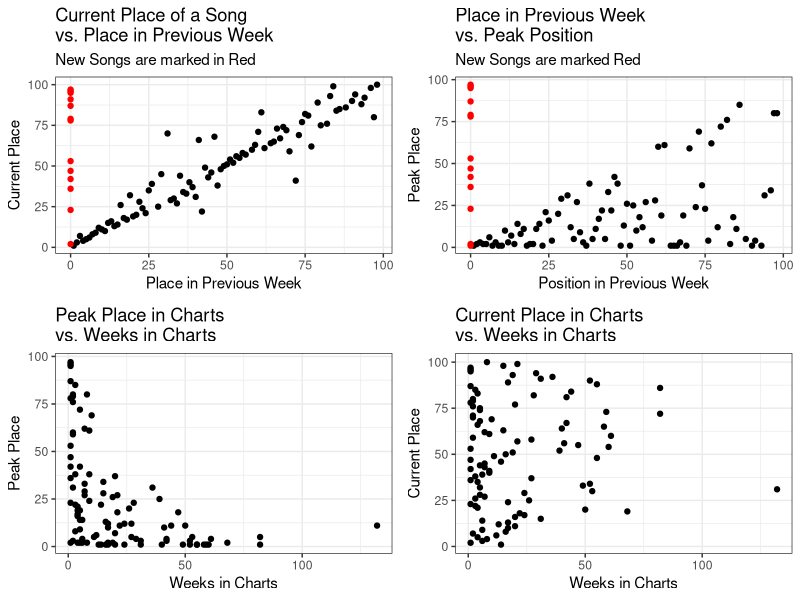
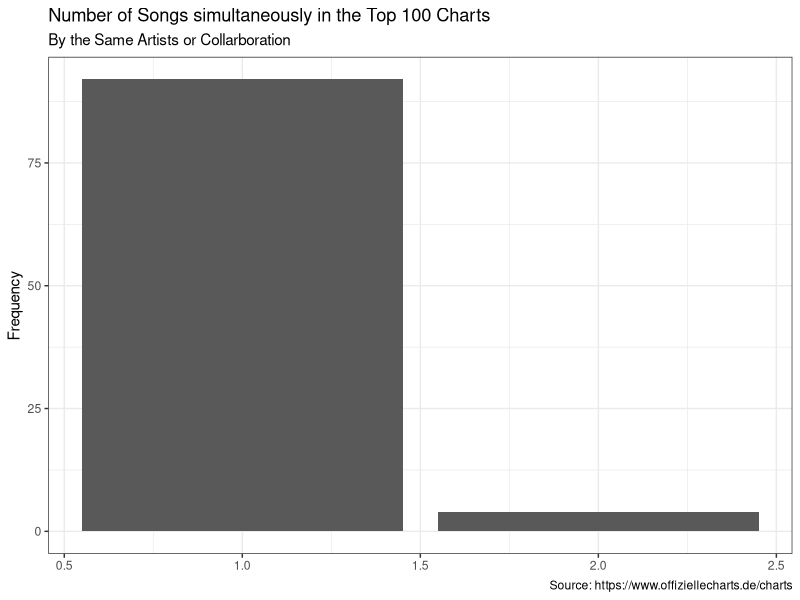
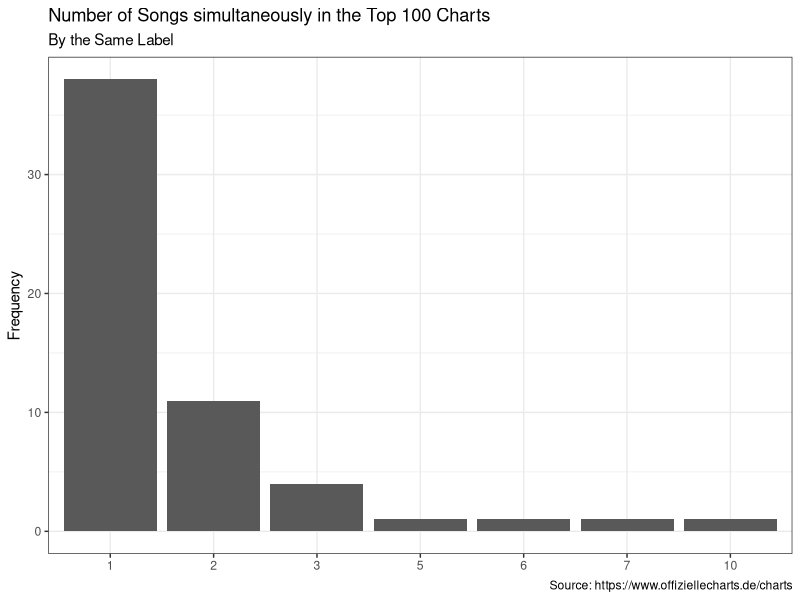

Recreate these plots in R, in order.
## ---- chunk 1
library(ggplot2)
library(gridExtra)
library(readr)
library(dplyr)
chart_scrap <- read_csv('2022-08-24_charts_report.csv')
## ---- chunk 2
#Reporting Figures and Tables
#Scatter Plots
current_v_last <- ggplot(data = chart_scrap,
                                     aes(y = current, x=last_week,
                                     col=ifelse(is.na(last_week), yes = 'NA' , no = 'NonNA')))+
                                      geom_point(aes(y = current, x=last_week_fill),show.legend = F)+
                                      scale_color_manual(values = c('#FF0000','#000000'))+
                                      labs(title = 'Current Place of a Song \nvs. Place in Previous Week',
                                           subtitle = 'New Songs are marked in Red',
                                           y='Current Place', x='Place in Previous Week')+
                                        theme_bw()
weeks_v_peak <- ggplot(data = chart_scrap,
                                             aes(x=weeks_in_charts, y=peak_in_charts))+
                                              geom_point()+
                                              labs(title = 'Peak Place in Charts \nvs. Weeks in Charts',
                                                   x='Weeks in Charts', y='Peak Place')+
                                              theme_bw()
week_v_current <- ggplot(data = chart_scrap, aes(x=weeks_in_charts, y=current))+
                                      geom_point()+
                                      labs(title = 'Current Place in Charts \nvs. Weeks in Charts',
                                           x='Weeks in Charts', y='Current Place')+
                                      theme_bw()
last_v_peak <- ggplot(data = chart_scrap, aes(x=last_week_fill, y=peak_in_charts,
                                                col=ifelse(is.na(last_week), yes = 'NA' , no = 'NonNA')))+
                                    geom_point(show.legend = F)+
                                    labs(title = 'Place in Previous Week \nvs. Peak Position',
                                         subtitle = 'New Songs are marked Red',
                                         x='Position in Previous Week', y='Peak Place')+
                                    scale_color_manual(values = c('#FF0000','#000000'))+
                                    theme_bw()
grid.arrange(current_v_last,last_v_peak, weeks_v_peak,week_v_current, nrow=2)
## ---- chunk 3
chart_scrap%>%
                      count(artist)%>%
                      ggplot(aes(x=n))+
                      geom_bar()+
                      labs(title = 'Number of Songs simultaneously in the Top 100 Charts',
                           subtitle = 'By the Same Artists or Collarboration',
                           y='Frequency',
                           x=NULL,
                           caption = 'Source: https://www.offiziellecharts.de/charts')+
                      theme_bw()
chart_scrap%>%
                        count(artist,sort = T)%>%
                        filter(n>1)%>%
                        knitr::kable()
chart_scrap%>%
                      count(label)%>%
                      ggplot(aes(x=as.factor(n)))+
                      geom_bar()+
                      geom_bar()+
                      labs(title = 'Number of Songs simultaneously in the Top 100 Charts',
                           subtitle = 'By the Same Label',
                           y='Frequency',
                           x=NULL,
                           caption = 'Source: https://www.offiziellecharts.de/charts')+
                      theme_bw()
chart_scrap%>%
                        count(label, sort = T)%>%
                        filter(n>1)%>%
                        knitr::kable()
## ---- chunk 4
#Songs that are currently peaking
chart_scrap%>%
                        filter(current == peak_in_charts)%>%
                        select(artist, title, current)%>%
                        rename(Position = current)%>%
                        knitr::kable()
